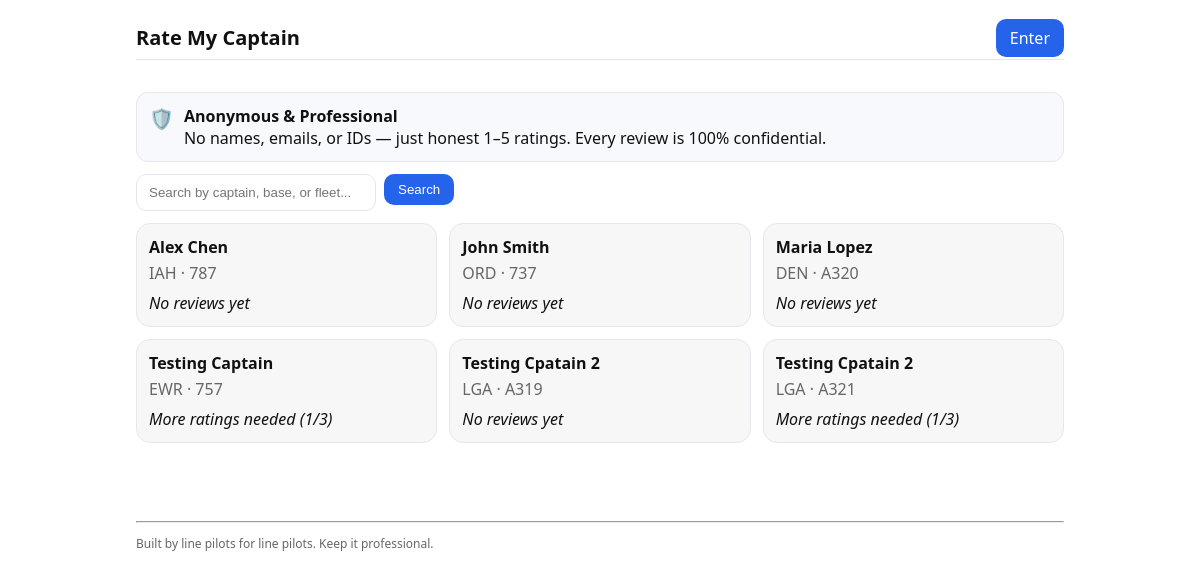
The page / on the database its author committed.
### app.py (models this page shows)
class Captain(Base):
    __tablename__ = "captains"
    id = Column(Integer, primary_key=True)
    employee_id = Column(String, unique=True, nullable=False)   # non-PII slug like CA-XXXX
    name = Column(String, nullable=False)
    base = Column(String, nullable=False)
    fleet = Column(String, nullable=False)
    updated_at = Column(DateTime, default=datetime.utcnow)
    reviews = relationship("Review", back_populates="captain")

### app.py (the view)
@app.route("/", methods=["GET"])
def index():
    q = request.args.get("q", "").strip()
    with Session(engine) as s:
        stmt = select(Captain)
        if q:
            like = f"%{q}%"
            stmt = stmt.where(or_(Captain.name.ilike(like), Captain.base.ilike(like), Captain.fleet.ilike(like)))
        captains = s.scalars(stmt.order_by(Captain.name.asc())).all()
        data = []
        for c in captains:
            reviews = s.scalars(select(Review).where(Review.captain_id == c.id)).all()
            count = len(reviews)
            avg = None
            if count >= MIN_DISPLAY_REVIEWS:
                avg = sum(overall_from_review(r) for r in reviews)/count
            data.append((c, avg, count))
    return render_template("index.html", data=data, q=q, min_display=MIN_DISPLAY_REVIEWS, title=APP_NAME)

### templates/index.html (shortened to what this page needs)
{% extends "base.html" %}
{% block content %}
<div class="trust">
  <div class="shield">🛡️</div>
  <div>
    <div class="trust-title">Anonymous & Professional</div>
    <div class="trust-text">No names, emails, or IDs — just honest 1–5 ratings. Every review is 100% confidential.</div>
  </div>
</div>
<form method="get" class="row">
  <input class="input" name="q" placeholder="Search by captain, base, or fleet..." value="{{ q }}">
  <button class="btn" type="submit">Search</button>
</form>
<div class="cards">
{% for c, avg, count in data %}
  <a class="card" href="{{ url_for('captain_page', cid=c.id) }}">
    <div class="card-title">{{ c.name }}</div>
    <div class="muted">{{ c.base or "—" }} · {{ c.fleet or "—" }}</div>
    <div class="mt8">
      {% if count >= min_display %}
        Avg: <strong>{{ "%.2f"|format(avg) }}</strong> ({{ count }} reviews)
      {% elif count > 0 %}
        <em>More ratings needed ({{ count }}/{{ min_display }})</em>
      {% else %}
        <em>No reviews yet</em>
      {% endif %}
    </div>
  </a>
{% endfor %}
</div>
{% endblock %}

### templates/base.html (shortened to what this page needs)
<!doctype html>
<html>
<head>
  <link rel="stylesheet" href="{{ url_for('static', filename='main.css') }}">
</head>
<body>
  <header class="wrap">
    <div class="hdr">
      <h1><a href="{{ url_for('index') }}">Rate My Captain</a></h1>
      <nav>
        {% if not session.get('authed') %}
          <a class="btn" href="{{ url_for('login') }}">Enter</a>
        {% else %}
          <a class="btn subtle" href="{{ url_for('index') }}">Home</a>
        {% endif %}
      </nav>
    </div>
  </header>
  <main class="wrap">
    {% block content %}{% endblock %}
  </main>
  <footer class="wrap small muted" style="margin-top:40px;">
    <hr/>
    <p>Built by line pilots for line pilots. Keep it professional.</p>
  </footer>
</body>
</html>

### static/main.css (style rules this page uses)
:root { --fg:#111; --bg:#fff; --muted:#666; --accent:#2563eb; --card:#f7f7f8; --line:#e5e7eb; }
* { box-sizing:border-box }
body { margin:0;font-family:system-ui,Segoe UI,Roboto,Arial,sans-serif;color:var(--fg);background:var(--bg) }
a { color:inherit;text-decoration:none }
.wrap { max-width:960px;margin:0 auto;padding:16px }
.hdr { display:flex;justify-content:space-between;align-items:center;border-bottom:1px solid var(--line) }
h1 { font-size:20px;margin:8px 0 }
.row { display:flex;gap:8px;align-items:flex-start }
.mt8 { margin-top:8px }
.small { font-size:12px }
.muted { color:var(--muted) }
.btn { background:var(--accent);color:#fff;border:none;border-radius:10px;padding:8px 14px;cursor:pointer }
.input { padding:10px 12px;border:1px solid var(--line);border-radius:10px;min-width:240px }
.cards { display:grid;grid-template-columns:repeat(auto-fill,minmax(240px,1fr));gap:12px;margin-top:12px }
.card { border:1px solid var(--line);background:var(--card);padding:12px;border-radius:14px }
.card-title { font-weight:600;margin-bottom:4px }
.trust { display:flex;gap:10px;align-items:flex-start;background:#f7f9fc;border:1px solid var(--line);padding:12px;border-radius:12px;margin-bottom:12px }
.trust-title { font-weight:600 }
.trust .shield { font-size:20px }

### rows shown on the page
Captain: name "Alex Chen", base "IAH", fleet "787", shows "No reviews yet"
Captain: name "John Smith", base "ORD", fleet "737", shows "No reviews yet"
Captain: name "Maria Lopez", base "DEN", fleet "A320", shows "No reviews yet"
Captain: name "Testing Captain", base "EWR", fleet "757", count "1", min_display "3"
Captain: name "Testing Cpatain 2", base "LGA", fleet "A319", shows "No reviews yet"
Captain: name "Testing Cpatain 2", base "LGA", fleet "A321", count "1", min_display "3"
